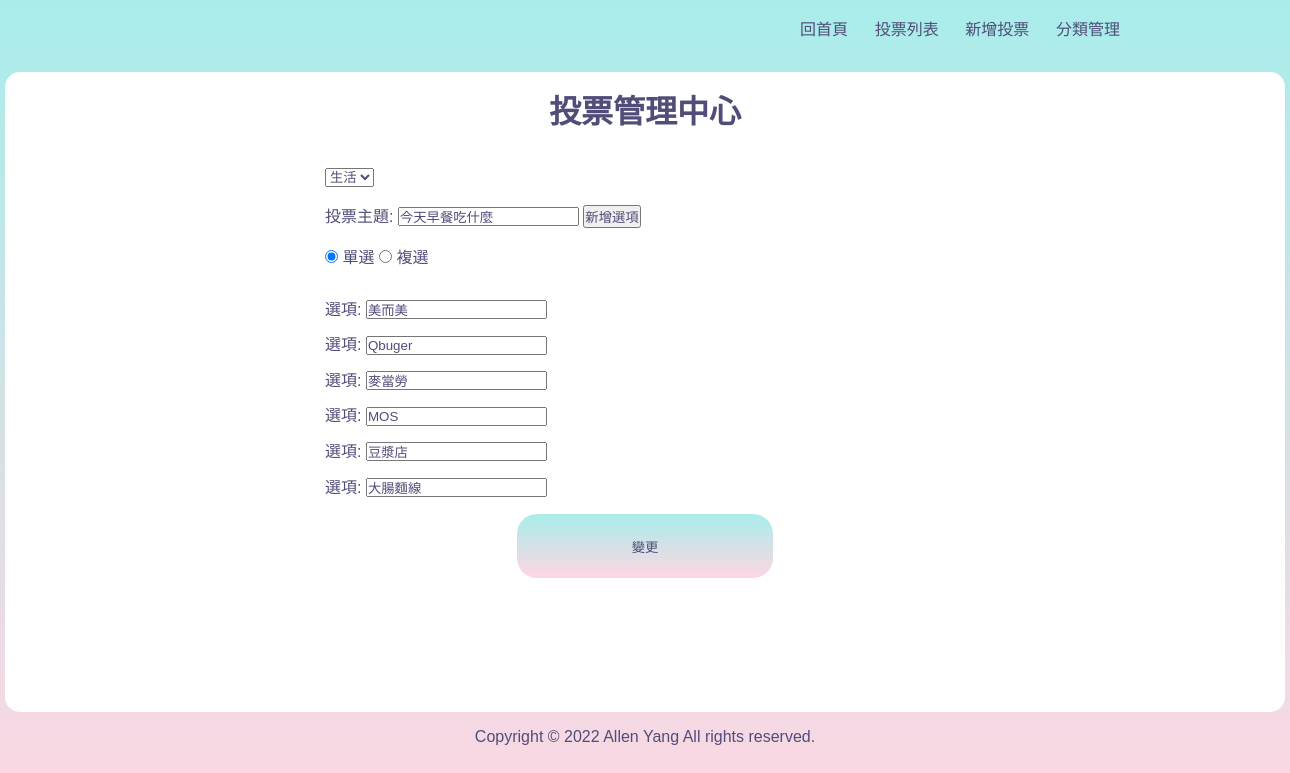
The page /back.php?do=edit&id=2 on the database its author committed.
### tables this page shows
CREATE TABLE `subjects` (
  `id` int(11) UNSIGNED NOT NULL COMMENT '序號',
  `subject` varchar(128) NOT NULL COMMENT '主題描述',
  `type_id` int(11) NOT NULL COMMENT '主題類別',
  `multiple` tinyint(1) NOT NULL DEFAULT 0 COMMENT '單/複選',
  `mulit_limit` tinyint(4) NOT NULL DEFAULT 1 COMMENT '單/複選項目數',
  `start` date NOT NULL COMMENT '開始時間',
  `end` date NOT NULL COMMENT '結束時間',
  `total` int(11) UNSIGNED NOT NULL DEFAULT 0 COMMENT '投票人數統計'
);

CREATE TABLE `options` (
  `id` int(11) NOT NULL COMMENT '序號',
  `option` varchar(128) NOT NULL COMMENT '選項描述',
  `subject_id` int(11) NOT NULL COMMENT '主題',
  `total` int(11) NOT NULL DEFAULT 0 COMMENT '投票人數統計'
);

### api/base.php (called while the page is built, shortened)
<?php
function pdo()
{
    $dsn = "mysql:host=localhost;charset=utf8;dbname=holie_vote";
    return new PDO($dsn, 'root', 'root');
}
function all($table, ...$arg)
{
    $pdo = pdo();
    $sql = "SELECT * FROM $table ";
    switch (count($arg)) {
        case 1:
            if (is_array($arg[0]) && !empty($arg[0])) {
                foreach ($arg[0] as $key => $value) {
                    $tmp[] = "`$key`='$value'";
                }
                $sql .= " WHERE " . implode(" AND ", $tmp);
            } elseif (empty($arg[0])) {
            } else {
                $sql .= $arg[0];
            }
            break;
    }
    return $pdo->query($sql)->fetchAll(PDO::FETCH_ASSOC);
}
function find($table, $arg)
{
    $pdo = pdo();
    $sql = "SELECT * FROM $table WHERE ";
    if (is_array($arg)) {
        foreach ($arg as $key => $value) {
            $tmp[] = "`$key`='$value'";
        }
        $sql .= implode(" AND ", $tmp);
    } else {
        $sql .= " `id`='$arg'";
    }
    return $pdo->query($sql)->fetch(PDO::FETCH_ASSOC);
}

### back/edit.php (the view, shortened to what this page needs)
<?php
$id=$_GET['id'];
$subj=find('subjects',$id);
$opts=all('options',['subject_id'=>$id]);
?>
<form action="./api/edit_vote.php" method="post">
<div  style="margin:1rem 20rem" >
<div>
    <select name="types" id="types">
      <?php
      $types=all("types");
      foreach($types as $type){
        $selected=($subj['type_id']==$type['id'])?'selected':'';
        echo "<option value='{$type['id']}' $selected>";
        echo $type['name'];
        echo "</option>";
      }
      ?>
    </select>
  </div>
<div class="vote-sub">
    <label for="subject">投票主題:</label>
    <input type="text" name="subject" id="subject" value="<?=$subj['subject'];?>">
    <input type="button" value="新增選項" onclick="addOption()">
  </div>
  <div id="selector" class="vote-sub">
    <input type="radio" name="multiple" value="0" <?=($subj['multiple']==0)?'checked':'';?>>
    <label>單選</label>
    <input type="radio" name="multiple" value="1" <?=($subj['multiple']==1)?'checked':'';?>>
    <label>複選</label>
  </div>
  <div id="options" class="vote-sub">
    <?php
    foreach($opts as $opt){
    ?>
    <div>
      <label>選項:</label>
      <input  class="vote-sub" type="text" name="option[<?=$opt['id'];?>]" value="<?=$opt['option'];?>">
    </div>
    <?php
    }
    ?>
  </div>
  <div  class="vote-sub">
      <input type="submit" class="logbtn" style="margin-top:1rem" value="變更">
    </div>
</div>
</form>

### css/back.css (style rules this page uses)
* { margin: 0; padding: 0; box-sizing: border-box; font-family: Arial, Helvetica, sans-serif; color: #504d78; text-decoration:none }
body { height: 100vh; background-image: linear-gradient(to top, #fed6e3 0%, #a8edea 100%); }
form { justify-content: center; }
.logbtn { margin: 0 auto; display: block; width: 40%; height: 8vh; border: none; background-image: linear-gradient(to top, #fed6e3 0%, #a8edea 100%,#fed6e3 0%,#a8edea 100%,#fed6e3 0% ); background-size: 200%; outline: none; cursor: pointer; transition: .5s; border-radius: 20px; margin-top: 15vh; }
.vote-sub { margin-top: 1rem; }

### rows shown on the page
subjects: subject "今天早餐吃什麼", multiple "☑"
options: option "美而美"
options: option "Qbuger"
options: option "麥當勞"
options: option "MOS"
options: option "豆漿店"
options: option "大腸麵線"

### other values the page prints
form field types "生活"
